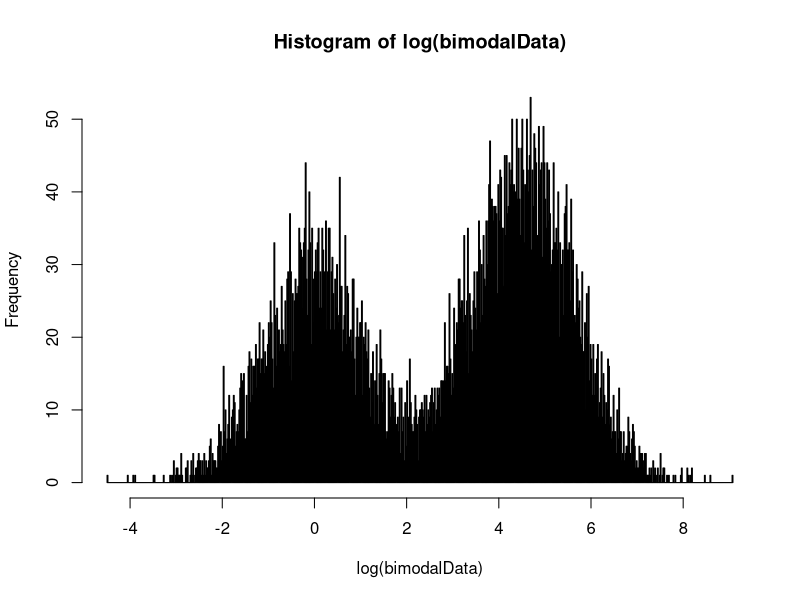
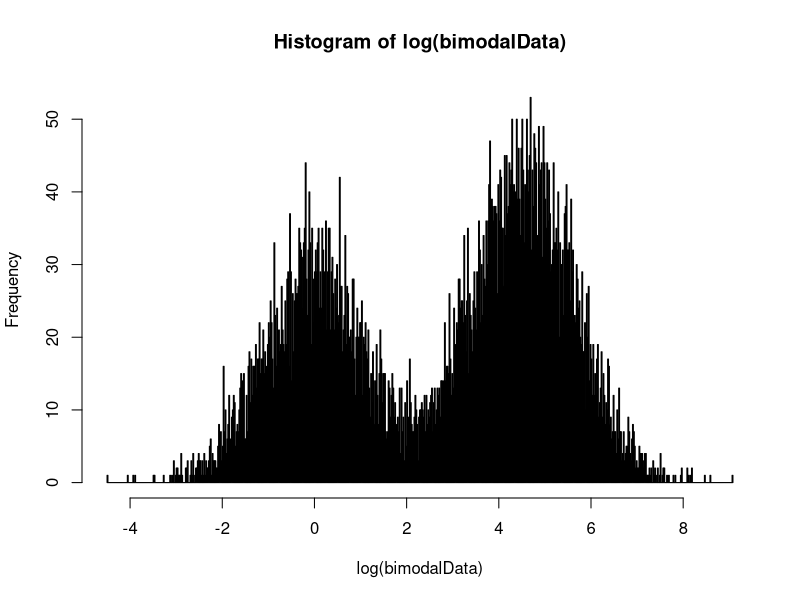
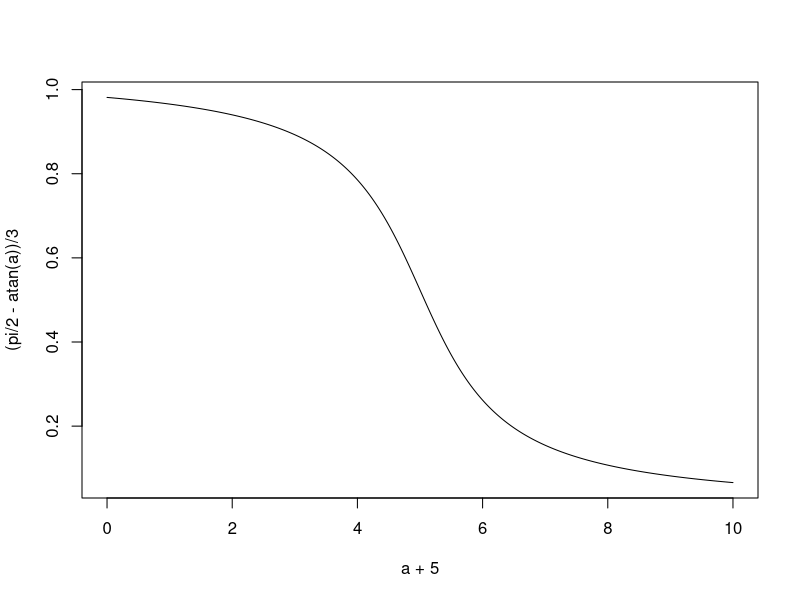

These figures' R source, in order:
mu1 <- log(1)   
mu2 <- log(90)
sig1 <- log(3)
sig2 <- log(3)
cpct <- .6  

bimodalDistFunc <- function (n,cpct, mu1, mu2, sig1, sig2) {
  y0 <- rlnorm(n,mean=mu1, sd = sig1)
  y1 <- rlnorm(n,mean=mu2, sd = sig2)
  
  flag <- rbinom(n,size=1,prob=cpct)
  y <- y0*(1 - flag) + y1*flag 
}

bimodalData <- bimodalDistFunc(n=10000,cpct,mu1,mu2, sig1,sig2)
hist(log(bimodalData),breaks=500)
b <- hist(log(bimodalData),breaks=500)
str(b)
a <- seq(-5, 5, 1/66)
plot(a+5, (pi/2 - atan(a))/3, "l")